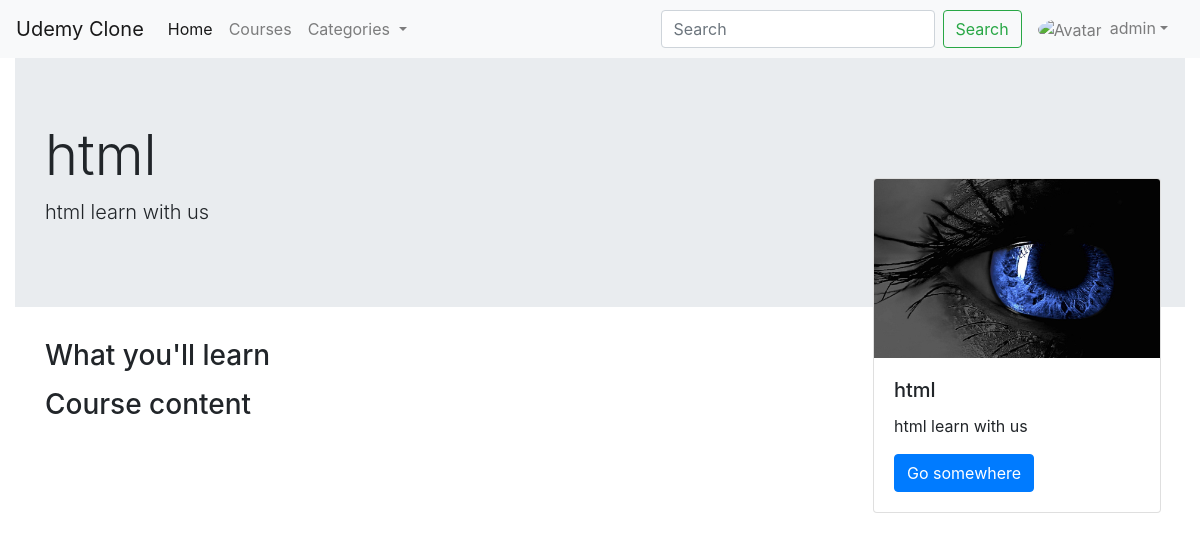
Page /course/coursehome2 (signed in) on the earlier database version.
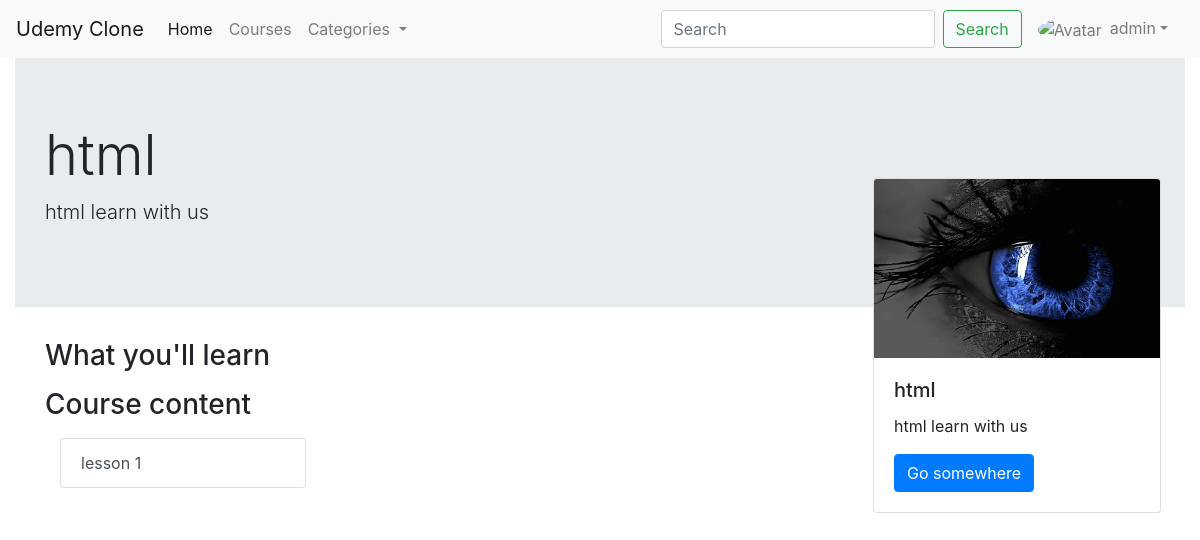
Same page on the later database version.
### course/models.py (models this page shows, shortened)
class CourseLesson(models.Model):
    sno = models.AutoField(primary_key= True)
    lesson_name = models.CharField(max_length=50)
    lesson_model = models.ForeignKey(Course, on_delete=models.CASCADE)
    class Meta:
        db_table='lesson_name'

### course/views.py (the view)
# urls.py: path('coursehome<str:slug>', views.coursehome, name='coursehome-detail')
def coursehome(request,slug):
    course = Course.objects.get(sno =slug)
    course_lessons = CourseLesson.objects.filter(lesson_model = course)
    videos = Video.objects.filter(video_course  = course)
    print(videos)
    context  ={'course': course, 'course_lessons' : course_lessons , 'videos': videos }
    return render(request, 'course/coursehome.html', context)

### course/models.py (called while the page is built)
    def __str__(self) :
        return self.video_name

### templates/course/coursehome.html (shortened to what this page needs)
{% extends 'base.html' %}
{% block body %}
<div class="container-fluid">
    <div class="jumbotron jumbotron-fluid">
        <div class="container">
            <h1 class="display-4">{{course.title}}</h1>
            <p class="lead">{{course.desc}}</p>
        </div>
    </div>
    <div class="card mr-4" style="width: 18rem; margin-top: -161px; position: relative;
      float: right">
        <img src={{course.image.url}} class="card-img-top" alt="...">
        <div class="card-body">
            <h5 class="card-title">{{course.title}}</h5>
            <p class="card-text">{{course.desc}}</p>
            <a href="#" class="btn btn-primary">Go somewhere</a>
        </div>
    </div>
</div>
<div class="container pr-3 ">
    <div class="my-3">
        <h3>What you'll learn</h3>
        <div class="my-3">
            <h3 class="my-3">Course content</h3>
            <div class="row">
                {% for course_lesson in course_lessons %}
                <div class="col-4">
                    <div class="list-group" id="list-tab{{course_lesson.sno}}" role="tablist">
                        <a class="list-group-item list-group-item-action  " id="list-profile-list{{course_lesson.sno}}" data-toggle="list"
                            href="#list-profile{{course_lesson.sno}}" role="tab" aria-controls="profile{{course_lesson.sno}}">{{course_lesson.lesson_name}}</a>
                    </div>
                </div>
                <div class="col-8">
                </div>
               {% endfor %}
            </div>
        </div>
    </div>
</div>
{% endblock body %}

Differences in the rows shown:
added CourseLesson: lesson_name "lesson 1"
